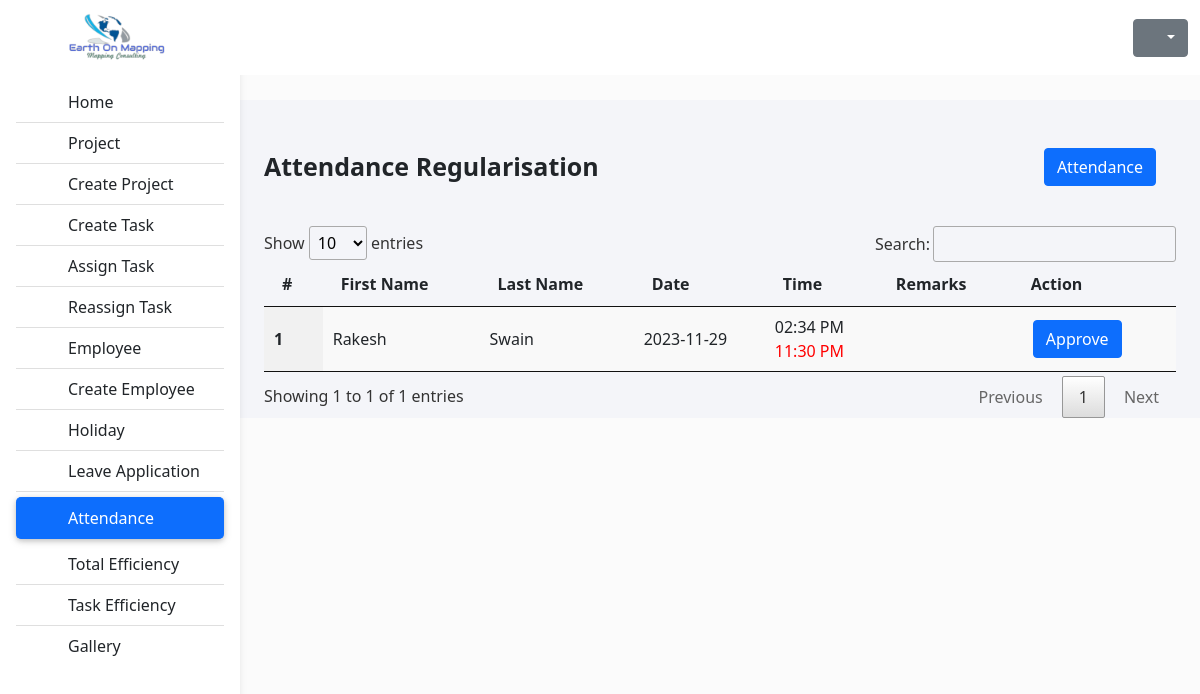
Page /attandance-regularisation.php (signed in) on the committed database.
### tables this page shows
CREATE TABLE `attendence` (
  `id` int(11) NOT NULL,
  `user_id` int(11) NOT NULL,
  `date` date NOT NULL DEFAULT current_timestamp(),
  `clock_in_time` time NOT NULL DEFAULT current_timestamp(),
  `clock_out_time` time DEFAULT NULL,
  `remarks` varchar(250) DEFAULT NULL,
  `regularisation` tinyint(1) NOT NULL DEFAULT 0,
  `created_at` timestamp NOT NULL DEFAULT current_timestamp(),
  `updated_at` timestamp NOT NULL DEFAULT current_timestamp()
);

CREATE TABLE `users` (
  `id` int(9) NOT NULL,
  `first_name` varchar(150) NOT NULL,
  `last_name` varchar(150) NOT NULL,
  `address` varchar(250) NOT NULL,
  `employee_id` varchar(150) NOT NULL,
  `phone` bigint(13) NOT NULL,
  `dob` date DEFAULT NULL,
  `profile` varchar(250) DEFAULT NULL,
  `user_type` enum('user','admin','teamleader') NOT NULL DEFAULT 'user',
  `password` varchar(255) NOT NULL,
  `create_at` datetime NOT NULL DEFAULT current_timestamp(),
  `update_at` datetime NOT NULL DEFAULT current_timestamp() ON UPDATE current_timestamp()
);

### attandance-regularisation.php (the view, shortened to what this page needs)
<?php
include 'settings/config/config.php';
$attendances = $conn->prepare("SELECT * FROM `attendence` WHERE `regularisation` = 1");
$attendances->execute();
$attendances = $attendances->fetchAll(PDO::FETCH_ASSOC);
?>
<?php
include 'settings/header.php'
  ?>
<main style="margin-top: 100px;">
  <div class="container pt-5">
    <div class="container">
      <div class="d-flex justify-content-between" style="padding: 0 0 40px 0; font-size: 25px;">
        <p class="fw-bold">Attendance Regularisation</p>
        <a data-bs-toggle="modal" style="margin:0 20px" href="#myModal" class="btn btn-primary">Attendance</a>
      </div>
      <table id="dataTable" class="display">
        <thead>
          <tr>
            <th scope="col">#</th>
            <th scope="col">First Name</th>
            <th scope="col">Last Name</th>
            <th scope="col">Date</th>
            <th scope="col">Time</th>
            <th scope="col">Remarks</th>
            <th scope="col">Action</th>
          </tr>
        </thead>
        <tbody>
          <?php
          $i = 1;
          foreach ($attendances as $attendance) {
            $user = $conn->prepare("SELECT * FROM `users` WHERE `id` = ?");
            $user->execute([$attendance['user_id']]);
            $user = $user->fetch(PDO::FETCH_ASSOC);
            echo '
                    <tr id="row_' . $attendance['id'] . '">
                      <th scope="row">' . $i . '</th>
                      <td>' . $user['first_name'] . '</td>
                      <td>' . $user['last_name'] . '</</td>
                      <td>' . $attendance['date'] . '</td>
                      <td>' . date("h:i A", strtotime($attendance['clock_in_time'])) . '<br><span style="color:red">' . date("h:i A", strtotime($attendance['clock_out_time'])) . '</span></td>
                      <td>' . $attendance['remarks'] . '</td>
                      <td> <a class="btn btn-primary" style="margin:0 10px" onclick="approveAttendance(' . $attendance['id'] . ')">Approve</a></td>
                    </tr>
                  ';
            $i++;
          }
          ?>
        </tbody>
      </table>
    </div>
</main>
</body>
</html>

### css/test.css (style rules this page uses)
* { margin: 0px; padding: 0px; }
body { background-color: #fbfbfb; }
@media (min-width: 991.98px) { main { padding-left: 240px; } }
p { padding-bottom: 0px; margin-bottom: 0px; }
.container { background-color: #f4f5f9; }
main { height: -webkit-fill-available; display: grid; align-items: center; }
a { text-decoration: none; }

### rows in the picture
attendence: user.first_name "Rakesh", user.last_name "Swain", date "2023-11-29", clock_in_time "02:34 PM", clock_out_time "11:30 PM"
